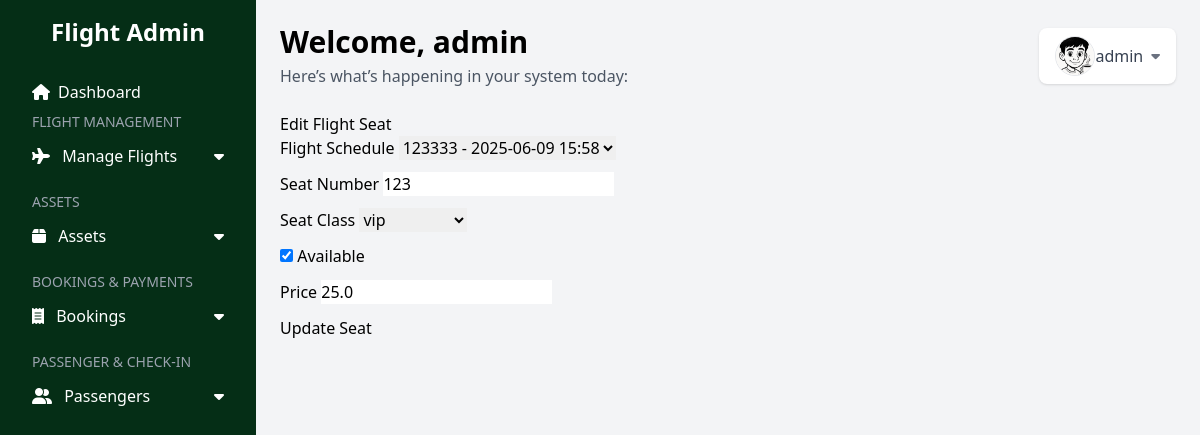
/flight_seats/edit/1 (signed in), run on the app's committed database.
### web/models.py (models this page shows)
class User(db.Model, UserMixin):
    id = db.Column(db.Integer, primary_key=True)
    username = db.Column(db.String(225), unique=True, nullable=False)
    password = db.Column(db.String(225), nullable=False)
    profile_image = db.Column(db.String(255), nullable=True, default='default.png')  # default image

class FlightSeat(db.Model):
    __tablename__ = 'flight_seat'
    id = db.Column(db.Integer, primary_key=True)
    flight_schedule_id = db.Column(db.Integer, db.ForeignKey('flight_schedule.id'), nullable=False)
    seat_number = db.Column(db.String(10), nullable=False)
    seat_class_id = db.Column(db.Integer, db.ForeignKey('seat_class.id'), nullable=False)
    is_available = db.Column(db.Boolean, default=True)
    price = db.Column(db.Float, nullable=False)
    flight_schedule = db.relationship('FlightSchedule', back_populates='seats')
    seat_class = db.relationship('SeatClass', back_populates='seats')
    booking_details = db.relationship('BookingDetail', back_populates='seat')

class Flight(db.Model):
    __tablename__ = 'flight'
    id = db.Column(db.Integer, primary_key=True)
    flight_number = db.Column(db.String(20), nullable=False, unique=True)
    airline_id = db.Column(db.Integer, db.ForeignKey('airline.id'), nullable=False)
    aircraft_id = db.Column(db.Integer, db.ForeignKey('aircraft.id'), nullable=False)
    route_id = db.Column(db.Integer, db.ForeignKey('flight_route.id'), nullable=False)
    airline = db.relationship('Airline', back_populates='flights')
    aircraft = db.relationship('Aircraft', back_populates='flights')
    route = db.relationship('FlightRoute', back_populates='flights')
    schedules = db.relationship('FlightSchedule', back_populates='flight')

class SeatClass(db.Model):
    __tablename__ = 'seat_class'
    id = db.Column(db.Integer, primary_key=True)
    name = db.Column(db.String(50), nullable=False)
    description = db.Column(db.String(255))
    price_multiplier = db.Column(db.Float, nullable=False, default=1.0)
    seats = db.relationship('FlightSeat', back_populates='seat_class')

### web/views.py (the view, shortened to what this page needs)
@views.route('/flight_seats/edit/<int:id>', methods=['GET', 'POST'])
@login_required
def edit_flight_seat(id):
    seat = FlightSeat.query.get_or_404(id)
    schedules = FlightSchedule.query.all()
    seat_classes = SeatClass.query.all()
    return render_template('flight_seats/edit_seat.html', seat=seat, schedules=schedules, seat_classes=seat_classes)

### web/__init__.py (called while the page is built)
def create_app():
    app = Flask(__name__)
    app.config['SECRET_KEY'] = "secret_key"
    app.config['SQLALCHEMY_DATABASE_URI'] = f'sqlite:///{DB_NAME}'
    db.init_app(app)
    from .views import views
    from .auth import auth
    app.register_blueprint(views, url_prefix="/")
    app.register_blueprint(auth, url_prefix="/")
    from .models import User
    create_database(app)
    login_manager = LoginManager()
    login_manager.login_view = 'auth.login'
    login_manager.init_app(app)
    @login_manager.user_loader
    def load_user(id):
        return User.query.get(int(id))
    return app

### web/templates/flight_seats/edit_seat.html
{% extends 'base.html' %}
{% block content %}
<div class="container">
    <h2>Edit Flight Seat</h2>
    <form method="POST">
        <div class="mb-3">
            <label>Flight Schedule</label>
            <select name="flight_schedule_id" class="form-control" required>
                {% for schedule in schedules %}
                    <option value="{{ schedule.id }}" {% if schedule.id == seat.flight_schedule_id %}selected{% endif %}>
                        {{ schedule.flight.flight_number }} - {{ schedule.departure_time.strftime('%Y-%m-%d %H:%M') }}
                    </option>
                {% endfor %}
            </select>
        </div>
        <div class="mb-3">
            <label>Seat Number</label>
            <input type="text" name="seat_number" class="form-control" value="{{ seat.seat_number }}" required>
        </div>
        <div class="mb-3">
            <label>Seat Class</label>
            <select name="seat_class_id" class="form-control" required>
                {% for seat_class in seat_classes %}
                    <option value="{{ seat_class.id }}" {% if seat_class.id == seat.seat_class_id %}selected{% endif %}>{{ seat_class.name }}</option>
                {% endfor %}
            </select>
        </div>
        <div class="form-check mb-3">
            <input class="form-check-input" type="checkbox" name="is_available" {% if seat.is_available %}checked{% endif %}>
            <label class="form-check-label">Available</label>
        </div>
        <div class="mb-3">
            <label>Price</label>
            <input type="number" step="0.01" name="price" class="form-control" value="{{ seat.price }}" required>
        </div>
        <button type="submit" class="btn btn-success">Update Seat</button>
    </form>
</div>
{% endblock %}

### web/templates/base.html (shortened to what this page needs)
<!DOCTYPE html>
<html lang="en">
<head>
  <script src="https://cdn.tailwindcss.com"></script>
  <link href="https://cdnjs.cloudflare.com/ajax/libs/font-awesome/6.4.0/css/all.min.css" rel="stylesheet">
</head>
<body class="h-screen bg-gray-100 flex">
  <nav class="w-64 bg-green-950 text-white flex flex-col p-4 fixed h-full overflow-y-auto">
    <h4 class="text-center text-2xl font-bold mb-6">Flight Admin</h4>
    <a href="{{ url_for('views.dashboard') }}" class="flex justify-between items-center py-2 px-4 hover:bg-gray-700 rounded">
      <span class="flex items-center">
        <i class="fas fa-home mr-2"></i> Dashboard
      </span>
    </a>
    <div class="text-sm uppercase text-gray-400 px-4 mb-1">Flight Management</div>
    <button class="w-full text-left px-4 py-2 hover:bg-gray-700 flex justify-between items-center" onclick="toggleMenu('flightMgmt')">
      <span><i class="fas fa-plane mr-2"></i> Manage Flights</span><i class="fas fa-caret-down"></i>
    </button>
    <div class="text-sm uppercase text-gray-400 px-4 mt-4 mb-1">Assets</div>
    <button class="w-full text-left px-4 py-2 hover:bg-gray-700 flex justify-between items-center" onclick="toggleMenu('assets')">
      <span><i class="fas fa-box mr-2"></i> Assets</span><i class="fas fa-caret-down"></i>
    </button>
    <div class="text-sm uppercase text-gray-400 px-4 mt-4 mb-1">Bookings & Payments</div>
    <button class="w-full text-left px-4 py-2 hover:bg-gray-700 flex justify-between items-center" onclick="toggleMenu('bookings')">
      <span><i class="fas fa-receipt mr-2"></i> Bookings</span><i class="fas fa-caret-down"></i>
    </button>
    <div class="text-sm uppercase text-gray-400 px-4 mt-4 mb-1">Passenger & Check-In</div>
    <button class="w-full text-left px-4 py-2 hover:bg-gray-700 flex justify-between items-center" onclick="toggleMenu('passenger')">
      <span><i class="fas fa-user-friends mr-2"></i> Passengers</span><i class="fas fa-caret-down"></i>
    </button>
  </nav>
  <main class="ml-64 p-6 w-full overflow-y-auto">
    <div class="mb-6 flex justify-between items-center">
      <div>
        <h1 class="text-3xl font-bold mb-1">Welcome, {{ current_user.username }}</h1>
        <p class="text-gray-600">Here’s what’s happening in your system today:</p>
      </div>
      <div class="relative">
        <button onclick="toggleMenu('profileMenu')" class="flex items-center bg-white px-4 py-2 rounded-lg shadow hover:shadow-md transition">
          <img src="{{ url_for('static', filename='uploads/' + current_user.profile_image) }}"
            class="w-10 h-10 rounded-full object-cover border" alt="Profile Image">
          <span class="text-gray-700 font-medium">{{ current_user.username }}</span>
          <i class="fas fa-caret-down ml-2 text-sm text-gray-500"></i>
        </button>
      </div>
    </div>
    {% block content %}
    {% endblock %}
  </main>
</body>
</html>

### data on the page
User: username "admin", profile_image (picture)
FlightSeat: flight_schedule_id "123333 - 2025-06-09 15:58", seat_number "123", seat_class_id "vip", is_available "☑", price "25.0"
